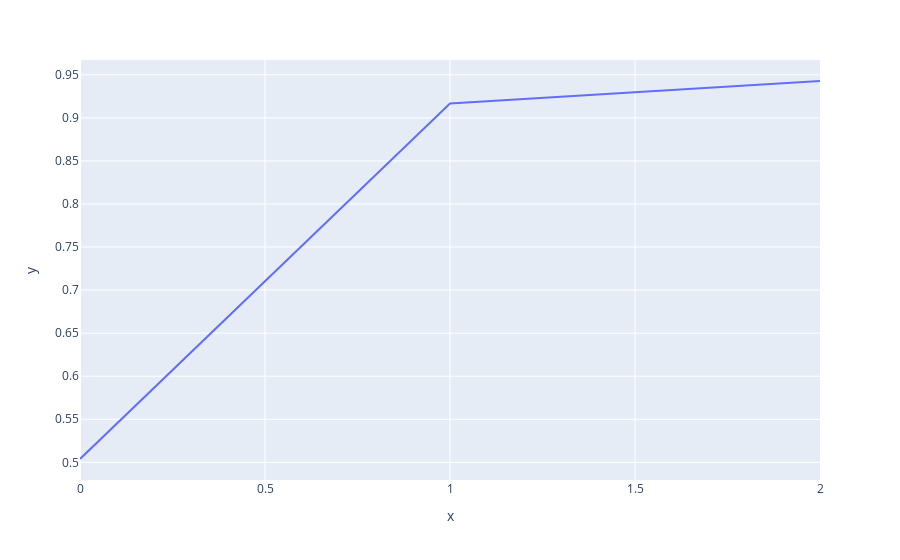

The code cell stored with this chart in its notebook:
### Code cell
#accuracy #per_client_batch_size: 1500
print(acc_array)
fig = px.line(y=acc_array)
fig.show()

### Figure 1 — Plotly figure (JSON) as saved in the notebook; plotly's stock layout.template omitted (floating-point values rounded to 4 significant figures)
{"data": [{"hovertemplate": "x=%{x}<br>y=%{y}<extra></extra>", "legendgroup": "", "line": {"color": "#636efa", "dash": "solid"}, "mode": "lines", "name": "", "orientation": "v", "showlegend": false, "type": "scatter", "x": [0, 1, 2], "xaxis": "x", "y": [0.5039, 0.9167, 0.9428], "yaxis": "y"}], "layout": {"legend": {"tracegroupgap": 0}, "margin": {"t": 60}, "xaxis": {"anchor": "y", "domain": [0, 1], "title": {"text": "x"}}, "yaxis": {"anchor": "x", "domain": [0, 1], "title": {"text": "y"}}}}
